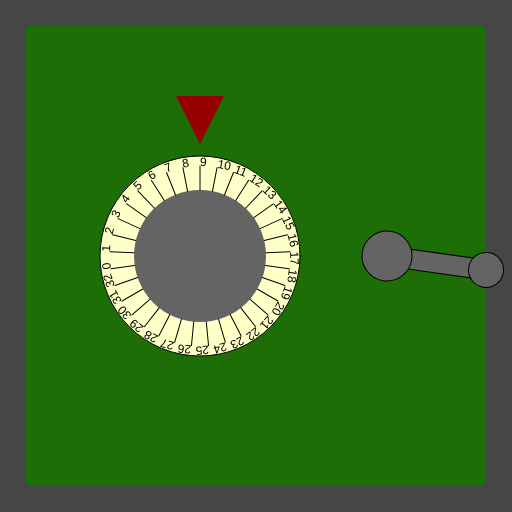
Frame 1 (no input)
Frame 60 (no input): identical to frame 1, image omitted
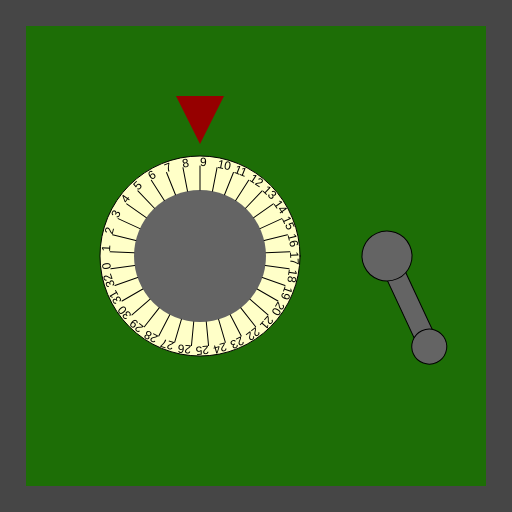
Frame 120 (the mouse pressed at the canvas centre since frame 60)

The p5.js sketch that drew these frames (run headless with seeded random() and noise() and a simulated clock; from frame 60 on, the mouse is pressed at the canvas centre):

// p5.js sketch
// ── sketch.js
/*

Officer: 2628175
CaseNum: 303-0-60309576-2628175

Case 303 - The Case of the Crooked Attorney
Stage 1 - Torvalds' Office

District Attorney Torvalds is well respected in Console City as an upstanding citizen and
enforcer of the law. Of course he’s as crooked as they come. I’ve had enough of having our
hard work at Sleuth and Co undermined by his bribes and back-payments. Let’s take take this
sucker down. I happen to know that Torvalds keeps his incriminating documents spread amongst
several safes in town. I’ll need you to bend the rules a little by breaking into them and
retrieving the incriminating evidence.

The first safe is in Torvald’s office. Crack it by doing the following:

	When any key is released:
	- Make Restricted_Store_Key0 equal to 8

	Whilst the mouse is moving:
	- Make Restricted_Store_Key0 equal to 9

	When the mouse button is released:
	- Make Restricted_Store_Key0 equal to 21

	When any key is pressed:
	- Make Restricted_Store_Key0 equal to 22

	When the mouse button is released:
	- Make Restricted_Store_Key1 equal to 32

	Whilst the mouse is moving:
	- Make Restricted_Store_Key1 equal to 82

	Whilst the mouse is being dragged:
	- Make Restricted_Store_Key1 equal to 28

	When the mouse button is pressed:
	- Make Restricted_Store_Key1 equal to 25



There are many possible ways of investigating this case, but you
should use ONLY the following commands:

	- The assignment operator aka. the equals sign !

*/

//declare the variables

var Restricted_Store_Key0;
var Restricted_Store_Key1;


function preload()
{
	//IMAGES WILL BE LOADED HERE

}

function setup()
{
	createCanvas(512,512);

	//initialise the variables
	Restricted_Store_Key0 = 0;
	Restricted_Store_Key1 = 0;

}

///////////////////EVENT HANDLERS///////////////////

//Add your code to these events to open the safe ...

function mouseMoved()
{
	console.log("mouseMoved", mouseX, mouseY);
	Restricted_Store_Key0 = 9;
	Restricted_Store_Key1 = 82;
}

function mouseDragged()
{
	console.log("mouseDragged", mouseX, mouseY);
	Restricted_Store_Key1 = 28;
}

function mousePressed()
{
	console.log("mousePressed");
	Restricted_Store_Key1 = 25;
}

function mouseReleased()
{
	console.log("mouseReleased");
	Restricted_Store_Key0 = 21;
	Restricted_Store_Key1 = 32;
}

function keyPressed()
{
	console.log("keyPressed", key);
	Restricted_Store_Key0 = 22;
}

function keyReleased()
{
	console.log("keyReleased", key);
	Restricted_Store_Key0 = 8;
}

///////////////DO NOT CHANGE CODE BELOW THIS POINT///////////////////

function draw()
{


	//Draw the safe door
	background(70);
	noStroke();
	fill(29,110,6);
	rect(26,26,width-52,width-52);

	//Draw the combination dial
	push();
	translate(200,height/2);
	drawDial(200, Restricted_Store_Key0, 33);
	pop();

	//Draw the lever
	push();
	translate(width - 125,256);
	drawLever(Restricted_Store_Key1);
	pop();

}

function drawDial(diameter,num,maxNum)
{
	//the combination lock

	var r = diameter * 0.5;
	var p = r * 0.6;

	stroke(0);
	fill(255,255,200);
	ellipse(0,0,diameter,diameter);
	fill(100);
	noStroke();
	ellipse(0,0,diameter*0.66,diameter*0.66);
	fill(150,0,0);
	triangle(
		-p * 0.4,-r-p,
		p * 0.4,-r-p,
		0,-r-p/5
	);

	noStroke();

	push();
	var inc = 360/maxNum;

	rotate(radians(-num * inc));
	for(var i = 0; i < maxNum; i++)
	{
		push();
		rotate(radians(i * inc));
		stroke(0);
		line(0,-r*0.66,0,-(r-10));
		noStroke();
		fill(0);
		text(i,0,-(r-10));
		pop();
	}

	pop();
}

function drawLever(rot)
{
	push();
	rotate(radians(-rot))
	stroke(0);
	fill(100);
	rect(-10,0,20,100);
	ellipse(0,0,50,50);
	ellipse(0,100,35,35);
	pop();
}
